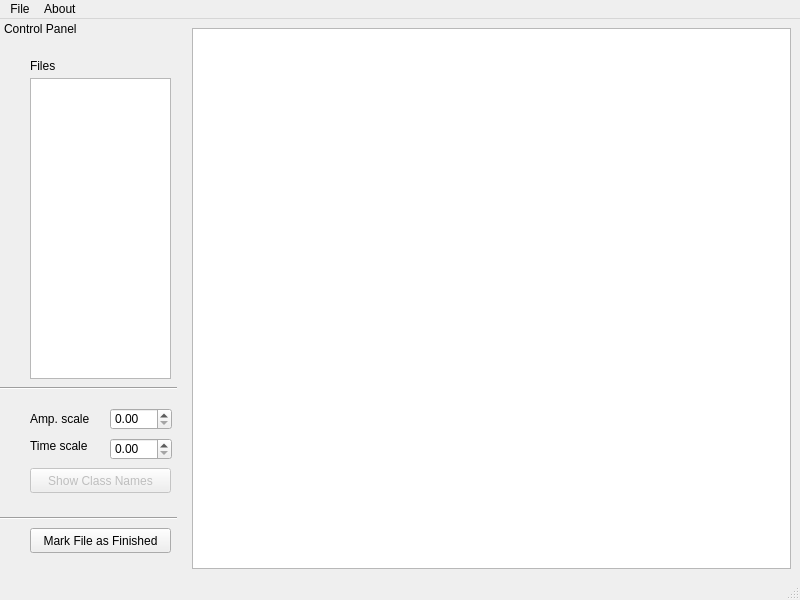
<?xml version="1.0" encoding="UTF-8"?>
<ui version="4.0">
 <class>MainWindow</class>
 <widget class="QMainWindow" name="MainWindow">
  <property name="geometry">
   <rect>
    <x>0</x>
    <y>0</y>
    <width>800</width>
    <height>600</height>
   </rect>
  </property>
  <property name="windowTitle">
   <string>MainWindow</string>
  </property>
  <widget class="QWidget" name="centralwidget">
   <layout class="QVBoxLayout" name="verticalLayout">
    <item>
     <widget class="EditPlotWidget" name="plotWidget">
      <property name="sizePolicy">
       <sizepolicy hsizetype="Preferred" vsizetype="Preferred">
        <horstretch>0</horstretch>
        <verstretch>0</verstretch>
       </sizepolicy>
      </property>
     </widget>
    </item>
   </layout>
  </widget>
  <widget class="QMenuBar" name="menubar">
   <property name="geometry">
    <rect>
     <x>0</x>
     <y>0</y>
     <width>800</width>
     <height>21</height>
    </rect>
   </property>
   <widget class="QMenu" name="menuFile">
    <property name="title">
     <string>File</string>
    </property>
    <addaction name="actionNew"/>
    <addaction name="actionOpen"/>
    <addaction name="actionPrint"/>
    <addaction name="actionExit"/>
   </widget>
   <widget class="QMenu" name="menuAbout">
    <property name="title">
     <string>About </string>
    </property>
   </widget>
   <addaction name="menuFile"/>
   <addaction name="menuAbout"/>
  </widget>
  <widget class="QStatusBar" name="statusbar"/>
  <widget class="QDockWidget" name="dockWidget">
   <property name="sizePolicy">
    <sizepolicy hsizetype="Expanding" vsizetype="Expanding">
     <horstretch>0</horstretch>
     <verstretch>0</verstretch>
    </sizepolicy>
   </property>
   <property name="minimumSize">
    <size>
     <width>177</width>
     <height>38</height>
    </size>
   </property>
   <property name="maximumSize">
    <size>
     <width>177</width>
     <height>524287</height>
    </size>
   </property>
   <property name="features">
    <set>QDockWidget::DockWidgetMovable</set>
   </property>
   <property name="windowTitle">
    <string>Control Panel</string>
   </property>
   <attribute name="dockWidgetArea">
    <number>1</number>
   </attribute>
   <widget class="QWidget" name="dockWidgetContents">
    <widget class="QListWidget" name="edfListWidget">
     <property name="geometry">
      <rect>
       <x>30</x>
       <y>40</y>
       <width>141</width>
       <height>301</height>
      </rect>
     </property>
    </widget>
    <widget class="QDoubleSpinBox" name="amplitudeSpinBox">
     <property name="geometry">
      <rect>
       <x>110</x>
       <y>370</y>
       <width>62</width>
       <height>22</height>
      </rect>
     </property>
    </widget>
    <widget class="QDoubleSpinBox" name="timeSpinBox">
     <property name="geometry">
      <rect>
       <x>110</x>
       <y>400</y>
       <width>62</width>
       <height>22</height>
      </rect>
     </property>
    </widget>
    <widget class="QPushButton" name="showLabelButton">
     <property name="enabled">
      <bool>false</bool>
     </property>
     <property name="geometry">
      <rect>
       <x>30</x>
       <y>430</y>
       <width>141</width>
       <height>25</height>
      </rect>
     </property>
     <property name="text">
      <string>Show Class Names</string>
     </property>
     <property name="checkable">
      <bool>true</bool>
     </property>
    </widget>
    <widget class="QLabel" name="label">
     <property name="geometry">
      <rect>
       <x>30</x>
       <y>20</y>
       <width>57</width>
       <height>15</height>
      </rect>
     </property>
     <property name="text">
      <string>Files</string>
     </property>
    </widget>
    <widget class="QLabel" name="label_2">
     <property name="geometry">
      <rect>
       <x>30</x>
       <y>370</y>
       <width>71</width>
       <height>21</height>
      </rect>
     </property>
     <property name="text">
      <string>Amp. scale</string>
     </property>
    </widget>
    <widget class="QLabel" name="label_3">
     <property name="geometry">
      <rect>
       <x>30</x>
       <y>400</y>
       <width>71</width>
       <height>16</height>
      </rect>
     </property>
     <property name="text">
      <string>Time scale</string>
     </property>
    </widget>
    <widget class="QPushButton" name="markFinishButton">
     <property name="geometry">
      <rect>
       <x>30</x>
       <y>490</y>
       <width>141</width>
       <height>25</height>
      </rect>
     </property>
     <property name="text">
      <string>Mark File as Finished</string>
     </property>
    </widget>
    <widget class="Line" name="line">
     <property name="geometry">
      <rect>
       <x>0</x>
       <y>470</y>
       <width>201</width>
       <height>20</height>
      </rect>
     </property>
     <property name="orientation">
      <enum>Qt::Horizontal</enum>
     </property>
    </widget>
    <widget class="Line" name="line_2">
     <property name="geometry">
      <rect>
       <x>-10</x>
       <y>340</y>
       <width>201</width>
       <height>20</height>
      </rect>
     </property>
     <property name="orientation">
      <enum>Qt::Horizontal</enum>
     </property>
    </widget>
   </widget>
  </widget>
  <action name="actionNew">
   <property name="text">
    <string>New </string>
   </property>
  </action>
  <action name="actionOpen">
   <property name="text">
    <string>Open </string>
   </property>
  </action>
  <action name="actionExit">
   <property name="text">
    <string>Exit </string>
   </property>
  </action>
  <action name="actionPrint">
   <property name="text">
    <string>Print</string>
   </property>
  </action>
 </widget>
 <customwidgets>
  <customwidget>
   <class>EditPlotWidget</class>
   <extends>QGraphicsView</extends>
   <header>editplotwidget.h</header>
  </customwidget>
 </customwidgets>
 <resources/>
 <connections/>
</ui>
